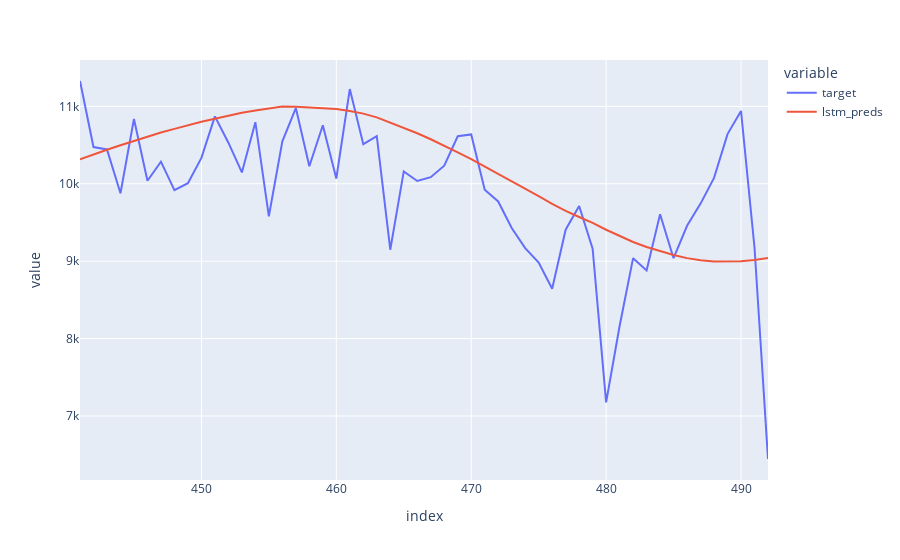

The notebook cell this image was saved under:
### Code cell
import plotly.express as px

fig = px.line(test_df, x=test_df.index, y=['target','lstm_preds'])
fig.show()

### Figure 1 — Plotly figure (JSON) as saved in the notebook; plotly's stock layout.template omitted (floating-point values rounded to 4 significant figures)
{"data": [{"hovertemplate": "variable=target<br>index=%{x}<br>value=%{y}<extra></extra>", "legendgroup": "target", "line": {"color": "#636efa", "dash": "solid"}, "marker": {"symbol": "circle"}, "mode": "lines", "name": "target", "orientation": "v", "showlegend": true, "type": "scatter", "x": [441, 442, 443, 444, 445, 446, 447, 448, 449, 450, 451, 452, 453, 454, 455, 456, 457, 458, 459, 460, 461, 462, 463, 464, 465, 466, 467, 468, 469, 470, 471, 472, 473, 474, 475, 476, 477, 478, 479, 480, 481, 482, 483, 484, 485, 486, 487, 488, 489, 490, 491, 492], "xaxis": "x", "y": [11328, 10475, 10444, 9878, 10837, 10039, 10286, 9918, 10008, 10335, 10871, 10531, 10147, 10796, 9580, 10548, 10979, 10227, 10756, 10068, 11224, 10512, 10616, 9148, 10160, 10036, 10085, 10233, 10614, 10638, 9924, 9772, 9428, 9169, 8983, 8643, 9407, 9712, 9161, 7176, 8162, 9039, 8880, 9606, 9038, 9457, 9744, 10076, 10642, 10941, 9176, 6444], "yaxis": "y"}, {"hovertemplate": "variable=lstm_preds<br>index=%{x}<br>value=%{y}<extra></extra>", "legendgroup": "lstm_preds", "line": {"color": "#EF553B", "dash": "solid"}, "marker": {"symbol": "circle"}, "mode": "lines", "name": "lstm_preds", "orientation": "v", "showlegend": true, "type": "scatter", "x": [441, 442, 443, 444, 445, 446, 447, 448, 449, 450, 451, 452, 453, 454, 455, 456, 457, 458, 459, 460, 461, 462, 463, 464, 465, 466, 467, 468, 469, 470, 471, 472, 473, 474, 475, 476, 477, 478, 479, 480, 481, 482, 483, 484, 485, 486, 487, 488, 489, 490, 491, 492], "xaxis": "x", "y": [10310.0, 10380.0, 10440.0, 10500.0, 10560.0, 10610.0, 10660.0, 10710.0, 10760.0, 10800.0, 10840.0, 10880.0, 10920.0, 10950.0, 10980.0, 11000.0, 11000.0, 10990.0, 10980.0, 10970.0, 10940.0, 10910.0, 10860.0, 10790.0, 10720.0, 10650.0, 10580.0, 10490.0, 10410.0, 10320.0, 10220.0, 10130.0, 10030.0, 9939.0, 9840.0, 9742.0, 9651.0, 9571.0, 9494.0, 9406.0, 9323.0, 9248.0, 9183.0, 9128.0, 9079.0, 9039.0, 9012.0, 8997.0, 8994.0, 9000.0, 9016.0, 9041.0], "yaxis": "y"}], "layout": {"legend": {"title": {"text": "variable"}, "tracegroupgap": 0}, "margin": {"t": 60}, "xaxis": {"anchor": "y", "domain": [0, 1], "title": {"text": "index"}}, "yaxis": {"anchor": "x", "domain": [0, 1], "title": {"text": "value"}}}}
